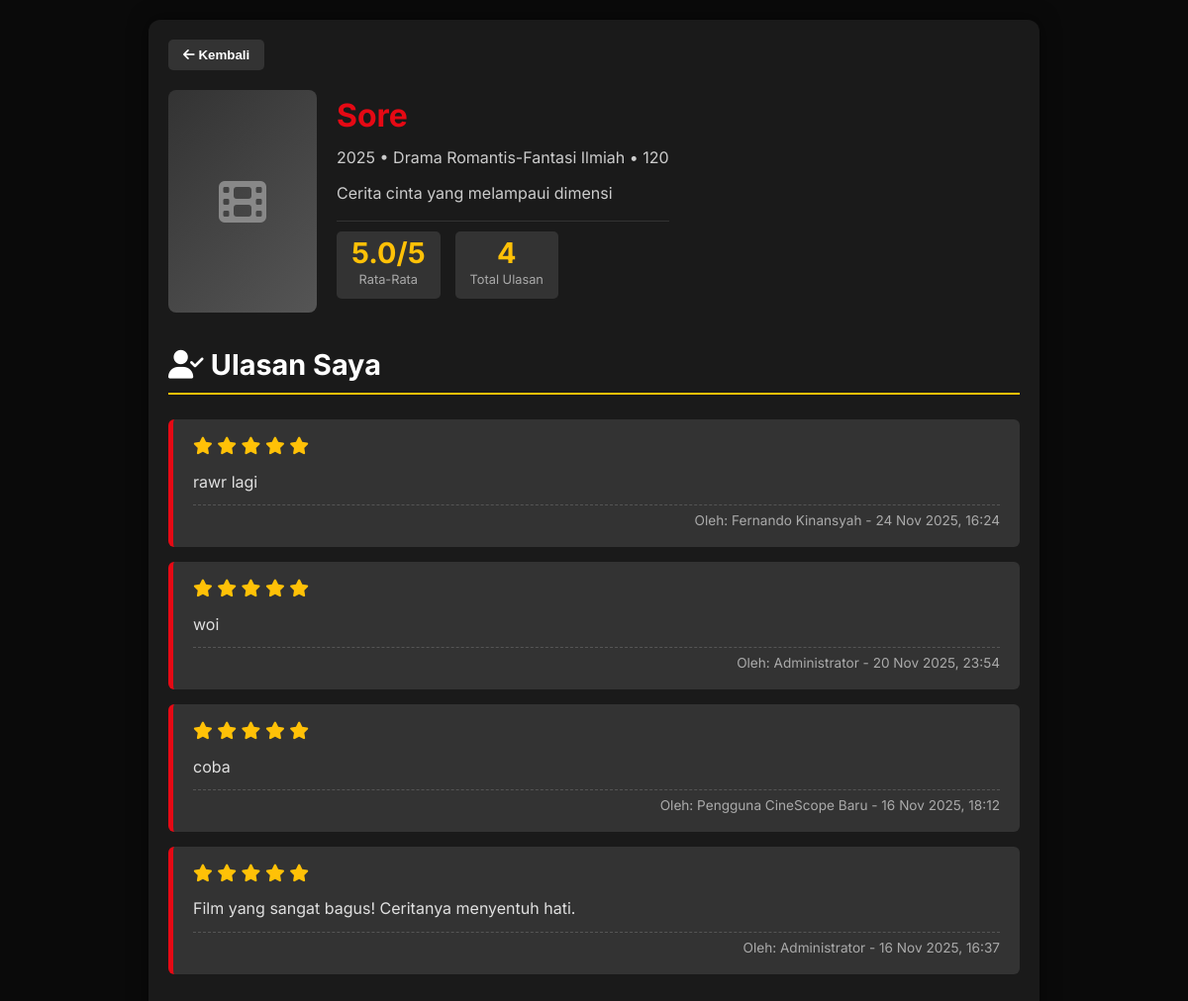
Page /ulasan_sore.php on the committed database.
### tables this page shows
CREATE TABLE `movies` (
  `id` int(11) NOT NULL,
  `title` varchar(200) NOT NULL,
  `original_title` varchar(200) DEFAULT NULL,
  `release_year` int(11) DEFAULT NULL,
  `duration` int(11) DEFAULT NULL COMMENT 'durasi dalam menit',
  `genre` varchar(100) DEFAULT NULL,
  `director` varchar(100) DEFAULT NULL,
  `cast` text DEFAULT NULL COMMENT 'JSON array atau comma separated',
  `synopsis` text DEFAULT NULL,
  `poster` varchar(255) DEFAULT NULL,
  `trailer_url` varchar(255) DEFAULT NULL,
  `average_rating` decimal(2,1) DEFAULT 0.0,
  `total_reviews` int(11) DEFAULT 0,
  `created_by` int(11) DEFAULT NULL,
  `created_at` timestamp NOT NULL DEFAULT current_timestamp(),
  `updated_at` timestamp NOT NULL DEFAULT current_timestamp() ON UPDATE current_timestamp()
);

CREATE TABLE `reviews` (
  `id` int(11) NOT NULL,
  `movie_id` int(11) NOT NULL,
  `user_id` int(11) NOT NULL,
  `rating` decimal(2,1) NOT NULL CHECK (`rating` >= 0 and `rating` <= 5),
  `review_text` text DEFAULT NULL,
  `user_name` varchar(100) DEFAULT 'Anonymous',
  `is_spoiler` tinyint(1) DEFAULT 0,
  `helpful_count` int(11) DEFAULT 0,
  `created_at` timestamp NOT NULL DEFAULT current_timestamp(),
  `updated_at` timestamp NOT NULL DEFAULT current_timestamp() ON UPDATE current_timestamp()
);

### ulasan_sore.php (the view, shortened to what this page needs)
<?php
$host = '127.0.0.1';
$dbname = 'movie_review_db';
$username = 'root';
$password = '';
try {
    $pdo = new PDO("mysql:host=$host;dbname=$dbname;charset=utf8mb4", $username, $password);
    $pdo->setAttribute(PDO::ATTR_ERRMODE, PDO::ERRMODE_EXCEPTION);
} catch(PDOException $e) {
    die("❌ Database Connection Error: " . $e->getMessage());
}
$movieId = 1;
$movieStmt = $pdo->prepare("SELECT * FROM movies WHERE id = ?");
$movieStmt->execute([$movieId]);
$movie = $movieStmt->fetch(PDO::FETCH_ASSOC);
function getPosterPath($posterFromDB) {
    $possiblePaths = [__DIR__ . '/' . $posterFromDB, $posterFromDB];
    return null;
}
$reviewStmt = $pdo->prepare("
    SELECT r.id, r.movie_id, r.user_id, r.rating, r.review_text, r.created_at, r.user_name as review_user_name,
    COALESCE(u.full_name, u.username, r.user_name, 'Pengguna CineScope') as display_name
    FROM reviews r
    LEFT JOIN users u ON r.user_id = u.id
    WHERE r.movie_id = ?
    ORDER BY r.created_at DESC
");
$reviewStmt->execute([$movieId]);
$reviews = $reviewStmt->fetchAll(PDO::FETCH_ASSOC);
$totalReviews = count($reviews);
$avgRating = $totalReviews > 0 ? array_sum(array_column($reviews, 'rating')) / $totalReviews : 0;
$posterPath = getPosterPath($movie['poster']);
?>
<!DOCTYPE html>
<html lang="id">
<head>
    <link rel="stylesheet" href="https://cdnjs.cloudflare.com/ajax/libs/font-awesome/6.4.0/css/all.min.css">
</head>
<body>
    <div class="container">
        <button class="back-to-home" onclick="window.history.back()"><i class="fas fa-arrow-left"></i> Kembali</button>
        <section class="movie-header">
            <?php if ($posterPath): ?>
                <img src="<?= htmlspecialchars($posterPath) ?>" alt="Poster" class="movie-poster">
            <?php else: ?>
                <div class="poster-placeholder"><i class="fas fa-film"></i></div>
            <?php endif; ?>
            <div class="movie-info">
                <h1><?= htmlspecialchars($movie['title']) ?></h1>
                <p><?= htmlspecialchars($movie['release_year']) ?> • <?= htmlspecialchars($movie['genre']) ?> • <?= htmlspecialchars($movie['duration']) ?? '2h 0m' ?></p>
                <?php if (!empty($movie['synopsis'])): ?><p><?= htmlspecialchars($movie['synopsis']) ?></p><?php endif; ?>
                <div class="rating-summary">
                    <div class="rating-box"><div class="score"><?= $totalReviews > 0 ? number_format($avgRating, 1) . '/5' : '-' ?></div><div class="count">Rata-Rata</div></div>
                    <div class="rating-box"><div class="score"><?= $totalReviews ?></div><div class="count">Total Ulasan</div></div>
                </div>
            </div>
        </section>
        <section class="my-reviews-section">
            <h2><i class="fas fa-user-check"></i> Ulasan Saya</h2>
            <div id="my-reviews-display">
                <?php if ($totalReviews > 0): ?>
                    <?php foreach ($reviews as $review): ?>
                        <div class="review-item">
                            <div class="rating-display">
                                <?php for ($i = 1; $i <= 5; $i++): ?>
                                    <i class="fas fa-star" style="color: <?= $i <= $review['rating'] ? 'var(--star-gold)' : '#444' ?>; font-size: 1.1rem;"></i>
                                <?php endfor; ?>
                            </div>
                            <p><?= htmlspecialchars($review['review_text'] ?: '(Tidak ada ulasan tertulis)') ?></p>
                            <div class="reviewer-info">Oleh: <?= htmlspecialchars($review['display_name']) ?> - <?= date('d M Y, H:i', strtotime($review['created_at'])) ?></div>
                        </div>
                    <?php endforeach; ?>
                <?php else: ?>
                    <p style="color:#777; font-style: italic;">Anda belum membuat ulasan untuk film ini.</p>
                <?php endif; ?>
            </div>
        </section>
    </div>
</body>
</html>

### ulasan_sore.php (style rules this page uses)
:root { --primary-color: #e50914; --background-dark: #0a0a0a; --card-dark: #1a1a1a; --text-light: #ffffff; --star-gold: #ffc107; }
* { margin: 0; padding: 0; box-sizing: border-box; }
body { font-family: 'Inter', sans-serif; background-color: var(--background-dark); color: var(--text-light); line-height: 1.6; padding: 20px; }
.container { max-width: 900px; margin: 0 auto; padding: 20px; background-color: var(--card-dark); border-radius: 12px; box-shadow: 0 0 20px rgba(0,0,0,0.5); }
.back-to-home { display: inline-block; background-color: #333; color: var(--text-light); padding: 8px 15px; border-radius: 5px; text-decoration: none; margin-bottom: 20px; transition: background-color 0.3s; cursor: pointer; border: none; font-weight: 600; }
.movie-header { display: flex; gap: 20px; margin-bottom: 30px; align-items: flex-start; }
.poster-placeholder { width: 150px; height: 225px; background: linear-gradient(135deg, #333 0%, #555 100%); border-radius: 8px; display: flex; align-items: center; justify-content: center; font-size: 3em; color: #888; }
.movie-info h1 { color: var(--primary-color); margin-bottom: 5px; font-size: 2em; }
.movie-info p { color: #ccc; margin-bottom: 10px; }
.rating-summary { display: flex; align-items: center; gap: 15px; margin-top: 15px; padding: 10px 0; border-top: 1px solid #333; }
.rating-box { background-color: #333; padding: 8px 15px; border-radius: 5px; text-align: center; }
.rating-box .score { font-size: 1.8em; font-weight: 700; color: var(--star-gold); line-height: 1; }
.rating-box .count { font-size: 0.8em; color: #aaa; margin-top: 2px; }
.my-reviews-section { margin-bottom: 40px; }
.my-reviews-section h2 { font-size: 1.8em; color: var(--text-light); margin-bottom: 25px; border-bottom: 2px solid var(--star-gold); padding-bottom: 5px; }
.review-item { background-color: #333; padding: 15px 20px; border-radius: 6px; margin-bottom: 15px; border-left: 5px solid var(--primary-color); }
.rating-display { margin-bottom: 10px; }
.review-item p { margin-bottom: 10px; font-size: 1em; color: #e0e0e0; }
.reviewer-info { font-size: 0.85em; color: #aaa; text-align: right; border-top: 1px dashed #555; padding-top: 5px; }

### rows in the picture
movies: title "Sore", release_year "2025", genre "Drama Romantis-Fantasi Ilmiah", duration "120", synopsis "Cerita cinta yang melampaui dimensi"
reviews: rating 5 (drawn), review_text "rawr lagi", display_name "Fernando Kinansyah", created_at "24 Nov 2025, 16:24"
reviews: rating 5 (drawn), review_text "woi", display_name "Administrator", created_at "20 Nov 2025, 23:54"
reviews: rating 5 (drawn), review_text "coba", display_name "Pengguna CineScope Baru", created_at "16 Nov 2025, 18:12"
reviews: rating 5 (drawn), review_text "Film yang sangat bagus! Ceritanya menyentuh hati.", display_name "Administrator", created_at "16 Nov 2025, 16:37"

### other values in the picture
$avgRating "5.0"
$totalReviews "4"
